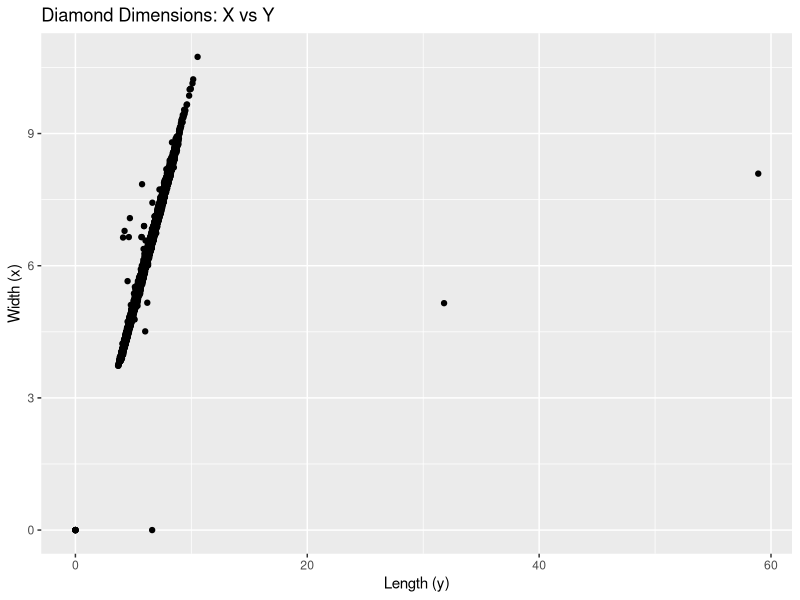
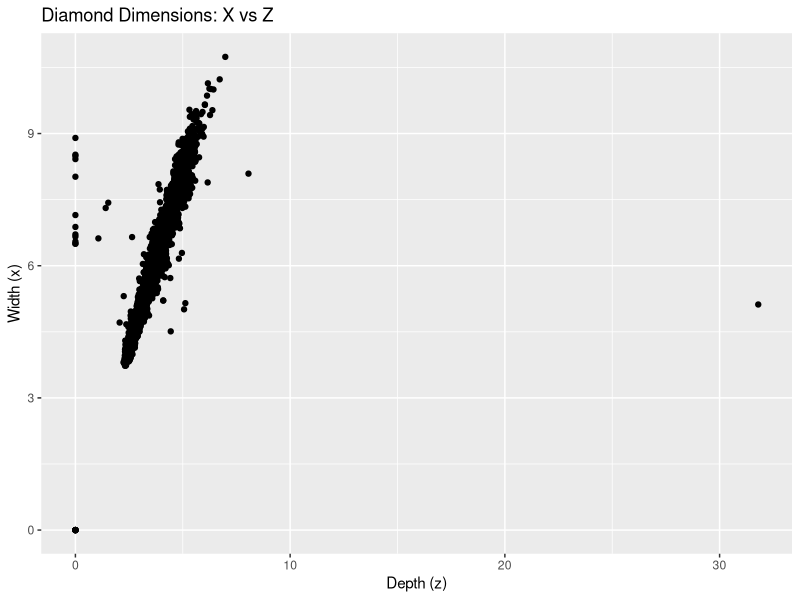
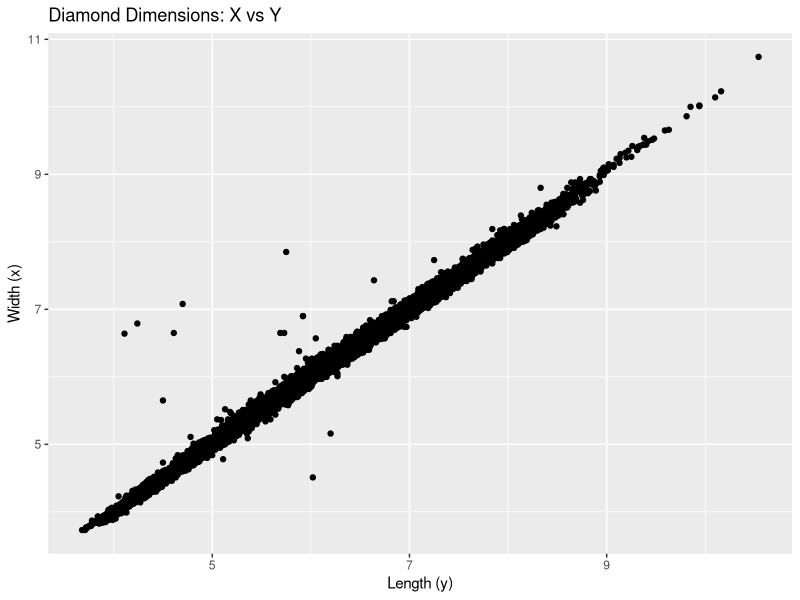
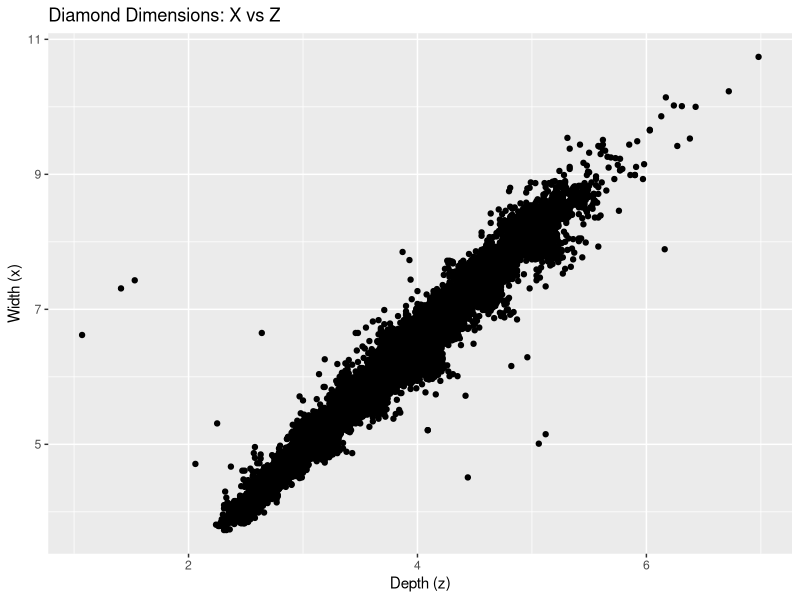

Write R code to recreate these figures, in order.
## ---- chunk 1
library(tidyverse)
#glimpse(diamonds)
## ---- chunk 2
diamonds %>%
  group_by(cut) %>%
  count()
## ---- chunk 3
subset_diamonds <- sample_frac(diamonds, 0.01)
head(subset_diamonds)
## ---- chunk 4
diamonds %>%
  group_by(clarity) %>%
  count()
#Large diamonds
large_diamonds <- diamonds %>%
  arrange(desc(carat)) %>%
  group_by(clarity) %>%
  slice(1:100)
large_diamonds
#Calculate average size
large_diamonds %>%
  group_by(clarity) %>%
  summarise(average.size = mean(carat, na.rm = T))
## ---- chunk 5
ggplot(diamonds) +
  geom_point(aes(x = y, y = x)) +
  labs(title = "Diamond Dimensions: X vs Y", x = "Length (y)", y = "Width (x)")
ggplot(diamonds) +
  geom_point(aes(x = z, y = x)) +
  labs(title = "Diamond Dimensions: X vs Z", x = "Depth (z)", y = "Width (x)")
#Note that there are suspicious data points
## ---- chunk 6
# X vs Y
diamonds_xy <- diamonds %>%
  filter(x > 3 & y < 20)
ggplot(diamonds_xy) +
  geom_point(aes(x = y, y = x)) +
  labs(title = "Diamond Dimensions: X vs Y", x = "Length (y)", y = "Width (x)")
#  X vs Z
diamond_xz <- diamonds %>%
  filter(x > 3 & z < 8 & z > 1)
ggplot(diamond_xz) +
  geom_point(aes(x = z, y = x)) +
  labs(title = "Diamond Dimensions: X vs Z", x = "Depth (z)", y = "Width (x)")
